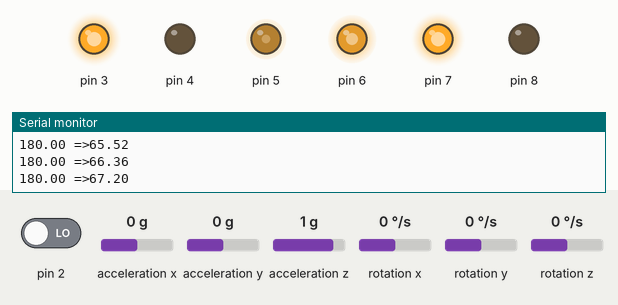
Bench run of a sketch on a simulated Arduino Uno, built with avr-gcc and run on an emulated ATmega328P. Parts: output pins drawn as LEDs (lit = HIGH), the last lines printed to the serial monitor. The test bench sets the inputs (shaded band); at power-on: acceleration x 0 g, acceleration y 0 g, pin 2 LOW, acceleration z 1 g, rotation x 0 °/s, rotation y 0 °/s, rotation z 0 °/s. The sensor or clock chip raises its interrupt line as the real part does; no radio packets arrive unless stated.

Above: at 1.7 s.
1.8 s: acceleration x set to -1.4 g
At 3.0 s:
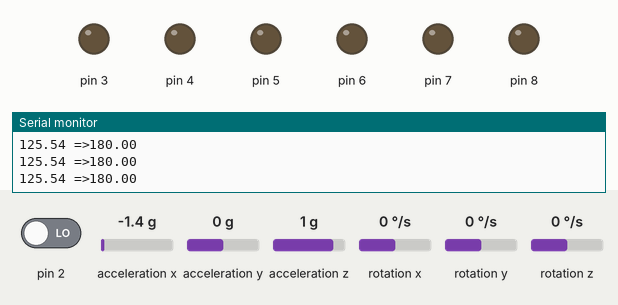
3.3 s: acceleration x set to -0.7 g
4.8 s: acceleration x set to -0.4 g
At 6.0 s:
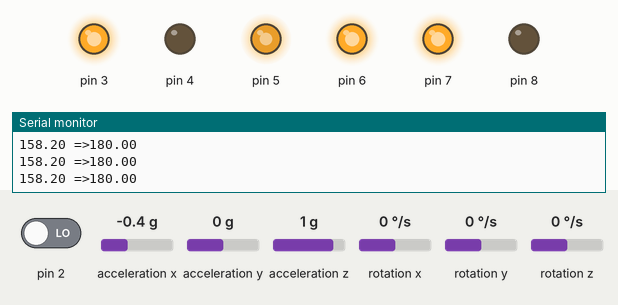
6.3 s: acceleration y set to -1.4 g
At 7.5 s:
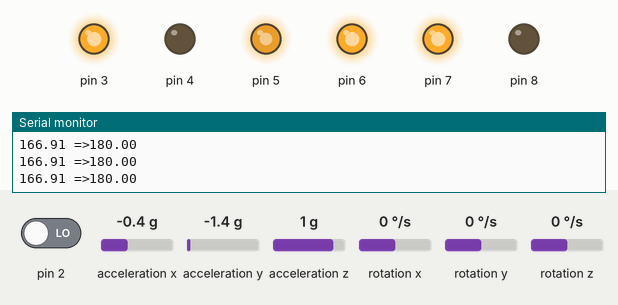
7.8 s: acceleration x set to 0.1 g
At 8.28 s:
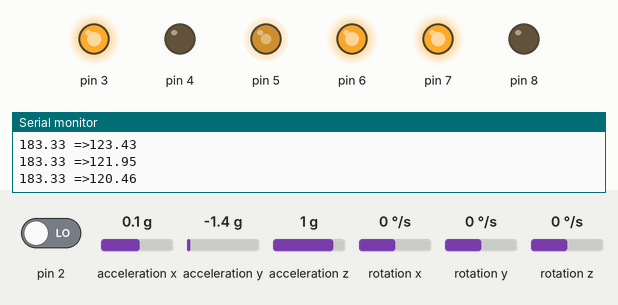
10.8 s: pin 2 driven HIGH
Timing chart, 0 to 13.8 s (numbered marks = the images above; inputs shaded):
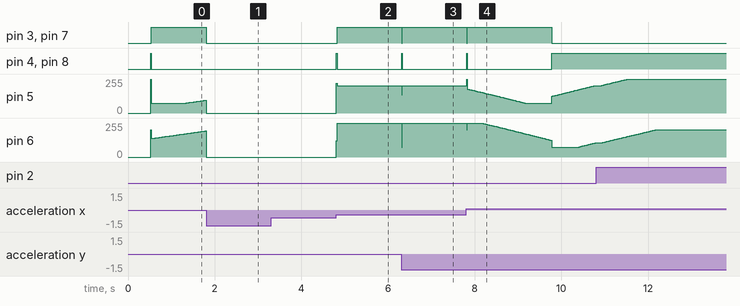

The sketch:

Self-Balancing_main.ino
```cpp
#include "I2Cdev.h"
#include <PID_v1.h>
#include "MPU6050_6Axis_MotionApps20.h"
#include <SPI.h>
#include <nRF24L01.h>
#include <RF24.h>
#define minspeed 75

struct nrfdata{
  byte J1X,J2Y;
}data;
RF24 radio(9, 10);
const byte address[6] = "00001";

MPU6050 mpu;

// MPU control/status variables
bool dmpReady = false;  // set true if DMP init was successful
uint8_t mpuIntStatus;   // holds actual interrupt status byte from MPU
uint8_t devStatus;      // return status after each device operation (0 = success, !0 = error)
uint16_t packetSize;    // expected DMP packet size (default is 42 bytes)
uint16_t fifoCount;     // count of all bytes currently in FIFO
uint8_t fifoBuffer[64]; // FIFO storage buffer

// orientation/motion variables
Quaternion q;           // [w, x, y, z]         quaternion container
VectorFloat gravity;    // [x, y, z]            gravity vector
float ypr[3];           // [yaw, pitch, roll]   yaw/pitch/roll container and gravity vector


//............set following 4 values for your robot....
double setpoint = 184.2;
double Kp = 10.5; //Set this first
double Kd = 0.3937; //Set this secound
double Ki = 70; //Finally set this
//..............................................

double input, output;
PID pid(&input, &output, &setpoint, Kp, Ki, Kd, DIRECT);


volatile bool mpuInterrupt = false;     // indicates whether MPU interrupt pin has gone high
void dmpDataReady()
{
  mpuInterrupt = true;
}

void setup() {
  Serial.begin(115200);
  Wire.begin();
  Wire.setClock(400000);
  Serial.println(F("Initializing I2C devices..."));
  mpu.initialize();
  pinMode(2, INPUT);

  // verify connection
  Serial.println(F("Testing device connections..."));
  Serial.println(mpu.testConnection() ? F("MPU6050 connection successful") : F("MPU6050 connection failed"));

  // load and configure the DMP
  devStatus = mpu.dmpInitialize();


  // supply your own gyro offsets here, scaled for min sensitivity
//  Your offsets  -1966 -1101 1139  690 -20 -19
//
//  Data is prited as: acelX acelY aclZ giro iroY giroZ

  mpu.setXGyroOffset(690);
  mpu.setYGyroOffset(-20);
  mpu.setZGyroOffset(-19);
  mpu.setZAccelOffset(1139);

  // make sure it worked (returns 0 if so)
  if (devStatus == 0)
  {
    // turn on the DMP, now that it's ready
    Serial.println(F("Enabling DMP..."));
    mpu.setDMPEnabled(true);

    // enable Arduino interrupt detection
    Serial.println(F("Enabling interrupt detection (Arduino external interrupt 0)..."));
    attachInterrupt(digitalPinToInterrupt(2), dmpDataReady, RISING);
    mpuIntStatus = mpu.getIntStatus();

    // set our DMP Ready flag so the main loop() function knows it's okay to use it
    Serial.println(F("DMP ready! Waiting for first interrupt..."));
    dmpReady = true;

    // get expected DMP packet size for later comparison
    packetSize = mpu.dmpGetFIFOPacketSize();

    //setup PID
    pid.SetMode(AUTOMATIC);
    pid.SetSampleTime(10);
    pid.SetOutputLimits(-180, 180);
  }
  else
  {
    // ERROR!
    // 1 = initial memory load failed
    // 2 = DMP configuration updates failed
    // (if it's going to break, usually the code will be 1)
    Serial.print(F("DMP Initialization failed (code "));
    Serial.print(devStatus);
    Serial.println(F(")"));
  }

  //Initialise the Motor output pins
  pinMode (3, OUTPUT);
  pinMode (4, OUTPUT);
  pinMode (5, OUTPUT);
  pinMode (6, OUTPUT);
  pinMode (7, OUTPUT);
  pinMode (8, OUTPUT);

  //By default turn off both the motors
  digitalWrite(3, LOW);
  digitalWrite(4, LOW);
  digitalWrite(7, LOW);
  digitalWrite(8, LOW);
  analogWrite(5,0);
  analogWrite(6,0);
  radio.begin();
  radio.openReadingPipe(0, address);
  radio.setPALevel(RF24_PA_MIN);
  radio.startListening();
}


void loop() {

  // if programming failed, don't try to do anything
  if (!dmpReady) return;

  // wait for MPU interrupt or extra packet(s) available
  while (!mpuInterrupt && fifoCount < packetSize)
  {
    //no mpu data - performing PID calculations and output to motors
    data.J1X = 128;
    data.J2Y = 128;

    radio.read(&data,sizeof(struct nrfdata));
    int mov = 0;
    if(data.J1X > 150){
      mov = map(data.J1X,150,255,0,3);
    }
    else if(data.J1X < 100){
      mov = map(data.J1X,0,100,-3,0);
    }
    else{
      mov = 0;
    }
    setpoint += mov;
//    Serial.print(mov);Serial.print(" || ");
    pid.Compute();

    //Print the value of Input and Output on serial monitor to check how it is working.
    Serial.print(input); Serial.print(" =>"); Serial.println(output);

    int rot = 0;
    if(data.J2Y > 150){
      rot = map(data.J2Y,150,255,0,50);
    }
    else if(data.J2Y < 100){
      rot = map(data.J2Y,0,100,-50,0);
    }
    else{
      rot = 0;
    }
//    Serial.print(" || ");Serial.println(rot);
    if (input > 150 && input < 200) { //If the Bot is falling

      if (output > 0) //Falling towards front
        Forward(rot); //Rotate the wheels forward
      else if (output < 0) //Falling towards back
        Backward(rot); //Rotate the wheels backward
    }
    else //If Bot not falling
      Stop(); //Hold the wheels still

    setpoint -= mov;

  }

  // reset interrupt flag and get INT_STATUS byte
  mpuInterrupt = false;
  mpuIntStatus = mpu.getIntStatus();

  // get current FIFO count
  fifoCount = mpu.getFIFOCount();

  // check for overflow (this should never happen unless our code is too inefficient)
  if ((mpuIntStatus & 0x10) || fifoCount == 1024)
  {
    // reset so we can continue cleanly
    mpu.resetFIFO();
    Serial.println(F("FIFO overflow!"));

    // otherwise, check for DMP data ready interrupt (this should happen frequently)
  }
  else if (mpuIntStatus & 0x02)
  {
    // wait for correct available data length, should be a VERY short wait
    while (fifoCount < packetSize) fifoCount = mpu.getFIFOCount();

    // read a packet from FIFO
    mpu.getFIFOBytes(fifoBuffer, packetSize);
    fifoCount -= packetSize;

    mpu.dmpGetQuaternion(&q, fifoBuffer);
    mpu.dmpGetGravity(&gravity, &q);
    mpu.dmpGetYawPitchRoll(ypr, &q, &gravity);

    input = ypr[1] * 180 / M_PI + 180;
    //        Serial.println("ypr[1]=");
    //Serial.println(ypr[1]);
  }
}

void Forward(int con) //Rotate the wheel forward
{
  digitalWrite(3, HIGH);
  digitalWrite(4, LOW);
  digitalWrite(7, HIGH);
  digitalWrite(8, LOW);
  analogWrite(5,constrain(output+con+minspeed,minspeed,255));
  analogWrite(6,constrain(output-con+minspeed,minspeed,255));
}

void Backward(int con) //Rotate the wheel Backward
{
  digitalWrite(4, HIGH);
  digitalWrite(3, LOW);
  digitalWrite(8, HIGH);
  digitalWrite(7, LOW);
  analogWrite(5,constrain((output*-1)-con+minspeed,minspeed,255));
  analogWrite(6,constrain((output*-1)+con+minspeed,minspeed,255));
}

void Stop() //Stop both the wheels
{
  digitalWrite(3, LOW);
  digitalWrite(4, LOW);
  digitalWrite(7, LOW);
  digitalWrite(8, LOW);
  analogWrite(5,0);
  analogWrite(6,0);
}
```

Measured:
- the behaviour switches between -0.6 and -0.5 g on acceleration x (found by bisection; images 1 and 2)
- after the input at 1.8 s, pin 3, pin 7: HIGH → LOW at once
- after the input at 4.8 s, pin 3, pin 7: LOW → HIGH at once; pin 4, pin 8: LOW → HIGH at once, → LOW 0.02 s later; pin 5: 0/255 → 205/255 at once; pin 6: 0/255 → 255/255 at once
- after the input at 6.3 s, pin 3, pin 7: HIGH → LOW at once, → HIGH 0.02 s later; pin 4, pin 8: LOW → HIGH at once, → LOW 0.02 s later; pin 5: 205/255 → 137/255 at once, → 205/255 0.02 s later; pin 6: 255/255 → 75/255 at once, → 255/255 0.02 s later
- after the input at 7.8 s, pin 3, pin 7: HIGH → LOW at once, → HIGH 0.02 s later, → LOW 1.9 s later; pin 4, pin 8: LOW → HIGH at once, → LOW 0.02 s later, → HIGH 1.9 s later
